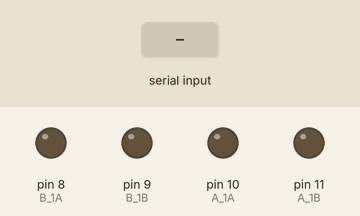
A sketch run on a simulated Arduino Uno, built with avr-gcc and run on an emulated ATmega328P. Shown: output pins drawn as LEDs (lit = HIGH). Inputs (shaded band) come from the test bench.

Above: at 1.2 s.
1.3 s: "f" received over the second serial link
At 2.1 s:
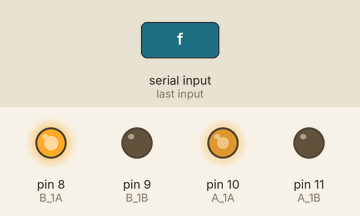
2.8 s: "b" received over the second serial link
At 3.2 s:
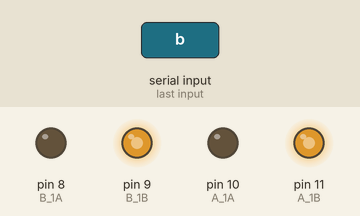
4.3 s: "l" received over the second serial link
At 5.5 s:
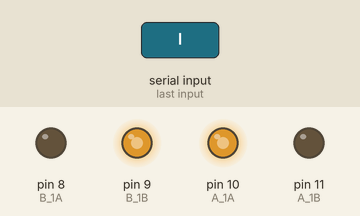
5.8 s: "r" received over the second serial link
At 6.7 s:
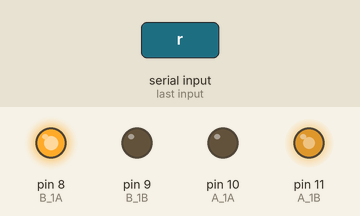
Timing chart, 0 to 8.3 s (numbered marks = the images above; inputs shaded):
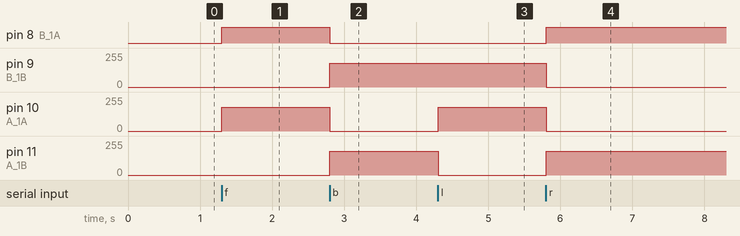

Measured:
- after the input at 1.3 s, pin 8 (B_1A): LOW → HIGH at once; pin 10 (A_1A): 0/255 → 180/255 at once
- after the input at 2.8 s, pin 8 (B_1A): HIGH → LOW at once; pin 9 (B_1B), pin 11 (A_1B): 0/255 → 180/255 at once; pin 10 (A_1A): 180/255 → 0/255 at once
- after the input at 4.3 s, pin 10 (A_1A): 0/255 → 180/255 at once; pin 11 (A_1B): 180/255 → 0/255 at once
- after the input at 5.8 s, pin 8 (B_1A): LOW → HIGH at once; pin 9 (B_1B), pin 10 (A_1A): 180/255 → 0/255 at once; pin 11 (A_1B): 0/255 → 180/255 at once

The sketch:

joy_car.ino
```cpp
#include <SoftwareSerial.h>
SoftwareSerial HC06(2, 3); // BTSerial(Rx, Tx)
int A_1A = 10;
int A_1B = 11;
int B_1A = 8;
int B_1B = 9;
int speed = 180;   // speed: 0~ 255
char joyBT;

void setup() {
  //핀을 초기화 하고, 출력설정
  pinMode(A_1A, OUTPUT);
  pinMode(A_1B, OUTPUT);
  pinMode(B_1A, OUTPUT);
  pinMode(B_1B, OUTPUT);
  digitalWrite(A_1A, LOW);
  digitalWrite(A_1B, LOW);
  digitalWrite(B_1A, LOW);
  digitalWrite(B_1B, LOW);
  Serial.begin(9600);
  HC06.begin(9600);
}

void loop() {
  if (HC06.available()) {
    joyBT = HC06.read();
    HC06.println(joyBT);
    switch (joyBT) {
     case 'f' :        // 모터 전진
        //모터A
        analogWrite(A_1A, speed);
        analogWrite(A_1B, 0);
        //모터B
        analogWrite(B_1A, speed);
        analogWrite(B_1B, 0);
        break;

    case 'b' :        // 모터 후진
        analogWrite(A_1A, 0);
        analogWrite(A_1B, speed);
        analogWrite(B_1A, 0);
        analogWrite(B_1B, speed);
        break;

    case 'l' :        // 모터 좌회전
        analogWrite(A_1A, speed);
        analogWrite(A_1B, 0);
        analogWrite(B_1A, 0);
        analogWrite(B_1B, speed);
        break;

    case 'r' :        //모터 우회전
        analogWrite(A_1A, 0);
        analogWrite(A_1B, speed);
        analogWrite(B_1A, speed);
        analogWrite(B_1B, 0);
        break;

    case 's' :        // 모터 정지
      analogWrite(A_1A, 0);
      analogWrite(A_1B, 0);
      analogWrite(B_1A, 0);
      analogWrite(B_1B, 0);
      break;
    }
  }
}
```
